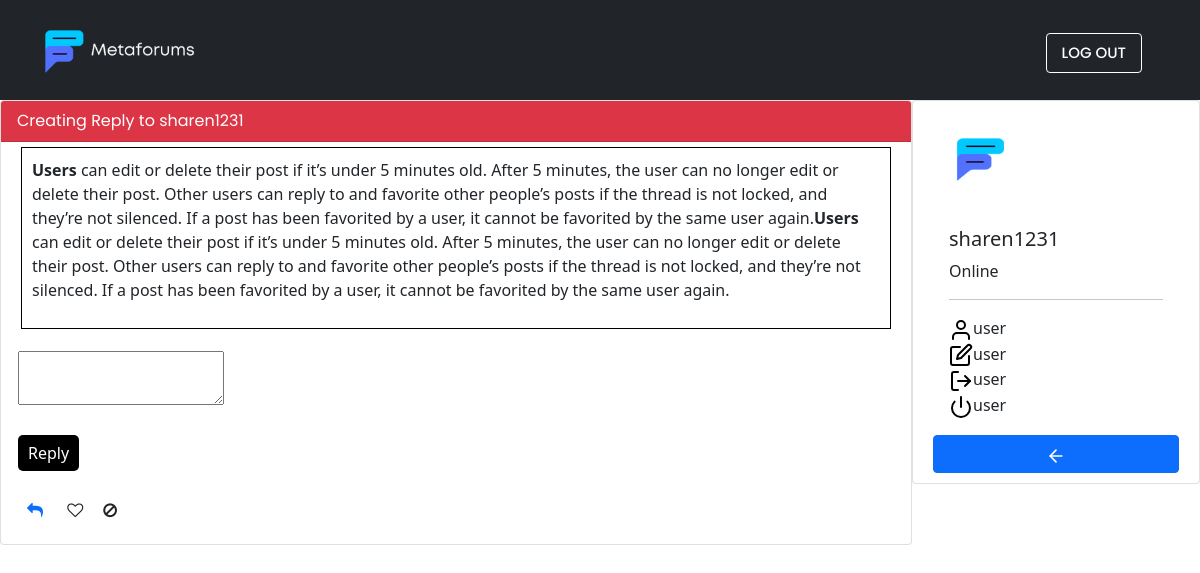
Screenshot of /reply.php?postid=44 (signed in) with the database file from the repository.
### tables this page shows
CREATE TABLE `forum_post` (
  `postid` int(11) NOT NULL,
  `ckeditor` text NOT NULL,
  `topicid` int(11) DEFAULT NULL,
  `username` varchar(200) NOT NULL,
  `createpost` datetime NOT NULL DEFAULT current_timestamp()
);

### reply.php (the view, shortened to what this page needs)
<!DOCTYPE html>
<html lang="en">
<head>
    <link rel="stylesheet" href="https://cdnjs.cloudflare.com/ajax/libs/font-awesome/4.7.0/css/font-awesome.min.css">
    <link href="https://cdn.jsdelivr.net/npm/bootstrap@5.1.3/dist/css/bootstrap.min.css" rel="stylesheet">
    <link rel="stylesheet" href="style.css">
<body>
    <?php
    include("connect.php");
    $dblock = 'd-none';
    if (isset($_SESSION['username'])) {
        $dblock = 'd-block';
    }
    $postid = $_GET['postid'];
    $sql3 = "SELECT * FROM forum_post a, forum_topic b, forum_category c WHERE a.topicid=b.topicid and b.categoryid=c.categoryid and postid='$postid' ";
    $query3 = mysqli_query($con,$sql3);
    while($row=$query3->fetch_assoc()){
        $postpeople = $row['username'];
        $ckeditors =  $row['ckeditor'];
    }
    ?>
    <nav class="navbar navbar-light bg-dark">
        <div class="container">
            <a class="navbar-brand" href="index.php">
                <img src="images/logometaforums.png" alt=""  height="80">
            </a>
            <form class="d-flex">
                <a href="logout.php" class="btn btn-outline-success me-3 <?php if(isset($dblock))echo $dblock; ?>" >LOG OUT</a>
            </form>
        </div>
    </nav>
    <div class="ckeditor" id="ckeditor">
        <div class="person">
            <div class="card rounded float-end" style="width: 18rem;">
                <img src="images/logometaforums.png" height="100"class="card-img rounded mx-auto d-block" alt="...">
                <div class="card-body">
                    <h5><?php if (isset($_SESSION['username'])) {
                        echo $_SESSION['username'];
                    } ?></h5>
                    <p class="card-text">Online</p>
                    <hr>
                    <div class="imagecard">
                        <img src="images/user (1).svg"alt="" srcset="">user
                        <br>
                        <img src="images/edit.svg"alt="" srcset="">user
                        <br>
                        <img src="images/log-out.svg"alt="" srcset="">user
                        <br>
                        <img src="images/power.svg"alt="" srcset="">user
                    </div>
                </div>
                    <a href="index.php" class="btn btn-primary">
                    <img src="images/arrow-left.svg"alt="" srcset=""></a>
            </div>
        </div>
        <div class="card">
            <div class="card-header bg-danger"style="color:white;">
                Creating Reply to <?php echo $postpeople ?>
            </div>
            <div class="before-reply">
                  <?php
                    echo $ckeditors;
                    ?>
            </div>
            <div class="card-body">
                <form action="#" method="POST" name="postform" enctype="multipart/form-data">
                    <table width="100%">
                        <tr>
                            <td><textarea class="ckeditor" id="ckeditor" name="reply-post"></textarea></td>
                        </tr>
                        <tr>
                            <td> </td>
                        </tr>
                        <tr>
                            <div class="submit-reply">
                                <td><input type="submit" name="submitreply" value="Reply" style="margin-top : 20px;margin-bottom : 20px;background-color: black; color:white; padding:6px 10px; border-radius:5px; text-decoration:none; border:none;" /></td>
                            </div>
                        </tr>
                    </table>
                </form>
                <a href=""><i class="fa fa-reply" aria-hidden="true" style="margin: 10px 10px;"></i></a>
                <i class="fa fa-heart-o" aria-hidden="true" style="margin: 10px 10px;"></i><i class="fa fa-ban" aria-hidden="true" style="margin: 10px 10px;"></i>
            </div>
        </div>
    </div>
</body>
</html>

### style.css (style rules this page uses)
.navbar { height: 100px; }
.btn-outline-success { border-color: white; color: white; font-family: 'Poppins', sans-serif; font-weight:500; font-size: 15px; padding:8px 15px; }
.rounded { border-radius: 0.25rem!important; padding: 10px 20px; }

### reply.php (style rules this page uses)
.card-header { font-family: 'Poppins', sans-serif; }
.rounded { border-radius: 0.25rem!important; padding: 10px 20px; }
.submit-reply { background-color: black; }
.before-reply { margin : 5px 20px; padding: 10px 10px; border : 1px solid black; min-height: 50px; }

### rows the page displays
forum_post: username "sharen1231", ckeditor "Users can edit or delete their post if it’s under 5 minutes old. After 5 minutes, the user can no longer edit or delete their post. Other users can reply to and favorite other people’s posts if the thread is not locked, and they’re not silenced. If a post has been favorited by a user, it cannot be favorited by the same user again. Users can edit or delete their post if it’s under 5 minutes old. After 5 minutes, the user can no longer edit or delete their post. Other users can reply to and favorite other people’s posts if the thread is not locked, and they’re not silenced. If a post has been favorited by a user, it cannot be favorited by the same user again."

### other values shown
$_SESSION['username'] "sharen1231"
